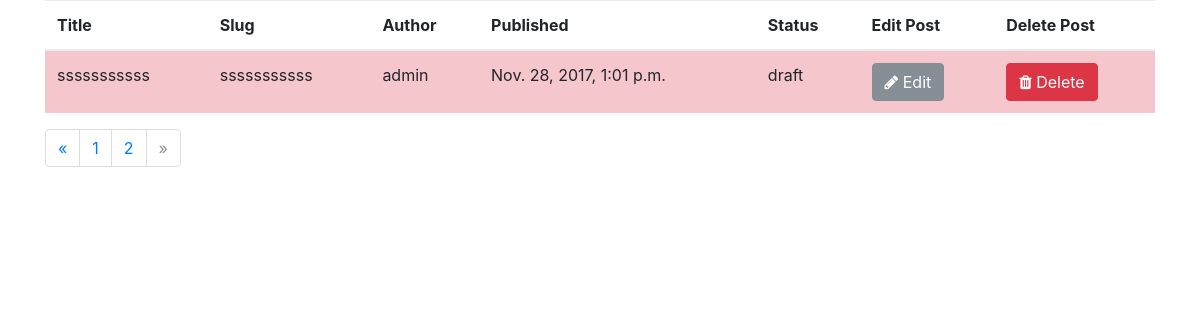
The app's page /blog/backend/post/?page=2 with its own data.
### blog/models.py (models this page shows, shortened)
class Post(models.Model):
    STATUS_CHOICES = (
        ('draft', 'Draft'),
        ('published', 'Published'),
    )
    category = models.ForeignKey(Category)
    title = models.CharField(max_length=250)
    slug = models.SlugField(max_length=250, unique=True)
    content = models.TextField()
    seo_title = models.CharField(max_length=250)
    seo_description = models.CharField(max_length=160)
    author = models.ForeignKey(User, related_name='blog_posts')
    published = models.DateTimeField(default=timezone.now)
    created = models.DateTimeField(auto_now_add=True)
    updated = models.DateTimeField(auto_now_add=True)
    status = models.CharField(max_length=9, choices=STATUS_CHOICES, default='draft')

### blog/views.py (the view)
def list_of_post_backend(request):
    post = Post.objects.all()
    pagination = Paginator(post, 10)
    page = request.GET.get('page')
    try:
        posts = pagination.page(page)
    except PageNotAnInteger:
        posts = pagination.page(1)
    except EmptyPage:
        posts = pagination.page(pagination.num_pages)
    template = 'blog/backend/list_of_post_backend.html'
    context = {'posts': posts, 'page': page}
    return render(request, template, context)

### blog/templates/blog/backend/list_of_post_backend.html (shortened to what this page needs)
{% extends 'blog/base.html' %}
{% block content %}
    <div class="table-responsive">
        <table class="table table-hover">
            <thead>
                <tr>
                    <th>Title</th>
                    <th>Slug</th>
                    <th>Author</th>
                    <th>Published</th>
                    <th>Status</th>
                    <th>Edit Post</th>
                    <th>Delete Post</th>
                </tr>
            </thead>
            <tbody>
            {% for post in posts %}
                {% if post.status == 'draft' %}
                    <tr class="table-danger">
                        <td>{{ post.title }}</td>
                        <td>{{ post.slug }}</td>
                        <td>{{ post.author }}</td>
                        <td>{{ post.published }}</td>
                        <td>{{ post.status }}</td>
                        <td>
                            <a href="{% url 'blog:edit_post' slug=post.slug %}">
                                <button type="button" class="btn btn-secondary"><i class="fa fa-pencil" aria-hidden="true"></i>&nbsp;Edit</button>
                            </a>
                        </td>
                        <td>
                            <a href="{% url 'blog:delete_post' slug=post.slug %}">
                                <button type="button" class="btn btn-danger"><i class="fa fa-trash" aria-hidden="true"></i>&nbsp;Delete</button>
                            </a>
                        </td>
                    </tr>
                {% endif %}
            {% endfor %}
            </tbody>
        </table>
    {% include 'blog/paginator.html' with page=posts %}
    </div>
{% endblock %}

### records on screen
Post: title "sssssssssss", slug "sssssssssss", author "admin", published "Nov. 28, 2017, 1:01 p.m.", status "draft"

### other values on screen
{{ pages }} "1" "2"
